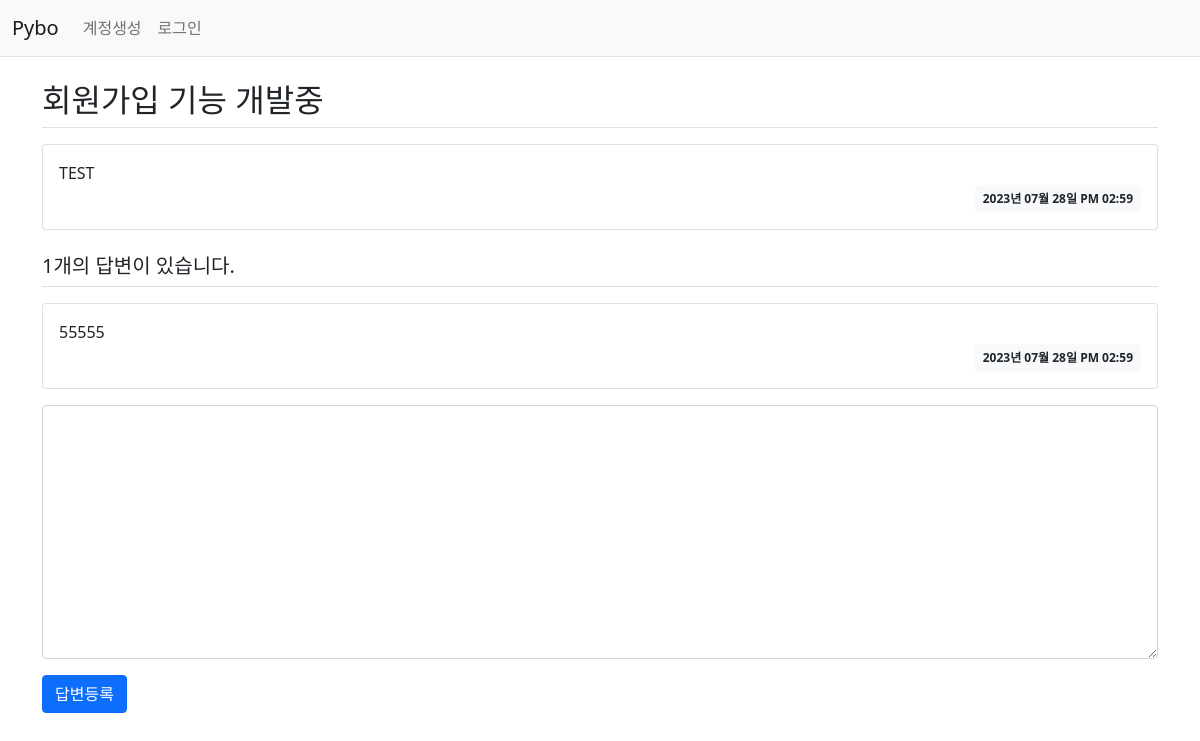
Screenshot of /question/detail/2/ with the database file from the repository.
### pybo/models.py (models this page shows)
class Question(db.Model):
    id = db.Column(db.Integer,primary_key = True)
    subject = db.Column(db.String(200), nullable = False)
    content = db.Column(db.Text(), nullable = False)
    create_date = db.Column(db.DateTime(), nullable = False)
    user_id = db.Column(db.Integer, db.ForeignKey('user.id', ondelete='CASCADE'), nullable=True,
                        )
    user = db.relationship('User', backref=db.backref('question_set'))

class Answer(db.Model):
    id = db.Column(db.Integer, primary_key = True)
    question_id = db.Column(db.Integer, db.ForeignKey('question.id',ondelete='CASCADE'))
    question = db.relationship('Question', backref=db.backref('answer_set'))
    content = db.Column(db.Text(), nullable=False)
    create_date = db.Column(db.DateTime(), nullable=False)
    user_id = db.Column(db.Integer,db.ForeignKey('user.id',ondelete='CASCADE'), nullable=False,
                        )
    user = db.relationship('User',backref=db.backref('answer_set'))

### pybo/views/question_views.py (the view)
@bp.route('/detail/<int:question_id>/')
def detail(question_id):
    form = AnswerForm()
    question = Question.query.get_or_404(question_id)
    return render_template('question/question_detail.html', question=question,form=form)

### pybo/forms.py
class AnswerForm(FlaskForm):
    content = TextAreaField('내용', validators=[DataRequired('내용은 필수입력 항목입니다.')])

### pybo/filter.py (called while the page is built)
def format_datetime(value, fmt='%Y년 %m월 %d일 %p %I:%M'):
    return value.strftime(fmt)

### pybo/views/auth_views.py (called while the page is built)
@bp.before_app_request
def load_logged_in_user():
    user_id = session.get('user_id')
    if user_id is None:
        g.user = None
    else:
        g.user = User.query.get(user_id)

### pybo/templates/question/question_detail.html (shortened to what this page needs)
{% extends 'base.html' %}
{% block content %}
<div class="container my-3">
    <h2 class="border-bottom py-2">{{ question.subject }}</h2>
    <div class="card my-3">
        <div class="card-body">
            <div class="card-text" style="white-space: pre-line;">{{ question.content }}</div>
            <div class="d-flex justify-content-end">
                <div class="badge bg-light text-dark p-2">
                    {{ question.create_date|datetime }}
                </div>
            </div>
        </div>
    </div>
    <h5 class="border-bottom my-3 py-2">{{ question.answer_set|length }}개의 답변이 있습니다.</h5>
    {% for answer in question.answer_set %}
    <div class="card my-3">
        <div class="card-body">
            <div class="card-text" style="white-space: pre-line;">{{ answer.content }}</div>
            <div class="d-flex justify-content-end">
                <div class="badge bg-light text-dark p-2">
                    {{ answer.create_date|datetime }}
                </div>
            </div>
        </div>
    </div>
    {% endfor %}
    <form action="{{ url_for('answer.create', question_id=question.id) }}" method="post" class="my-3">
        <div class="mb-3">
            <textarea name="content" id="content" class="form-control" rows="10"></textarea>
        </div>
        <input type="submit" value="답변등록" class="btn btn-primary">
    </form>
</div>
{% endblock %}

### rows the page displays
Question: subject "회원가입 기능 개발중", content "TEST", create_date "2023년 07월 28일 PM 02:59"
Answer: content "55555", create_date "2023년 07월 28일 PM 02:59"

### other values shown
{{ question.answer_set|length }} "1"
